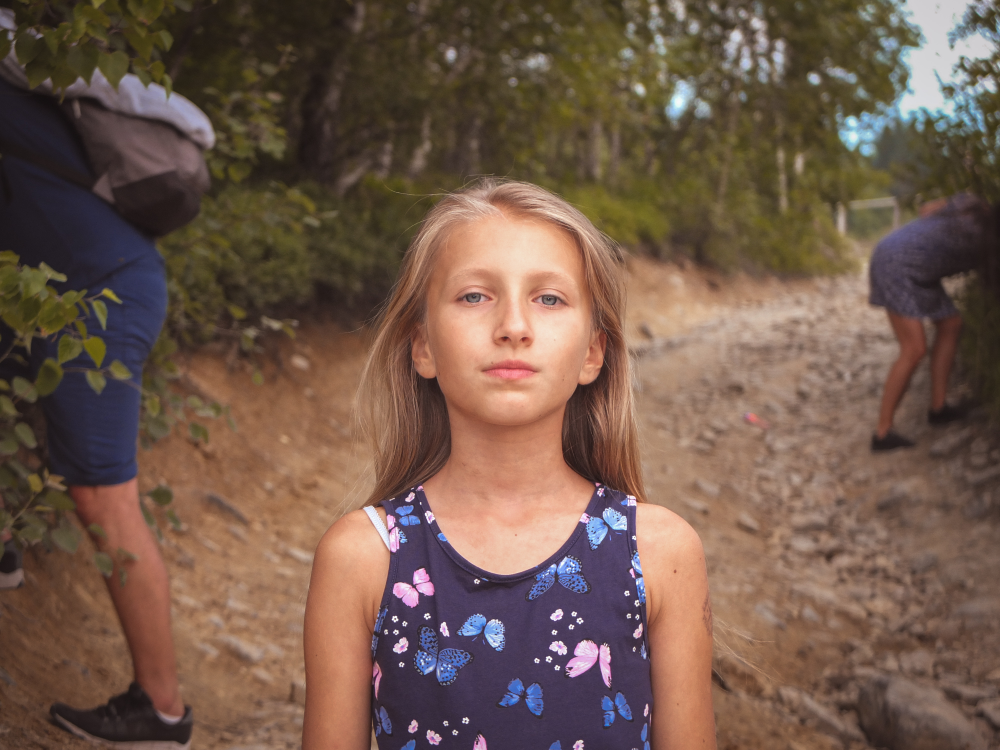
#> input picture Python/Computer Graphics and Image Processing/Solomiia.jpg, 4000 x 3000 px (shown at 1/4 size)
$ jupyter execute fakeLab5-11-12-22.ipynb
#> lines starting #> are read from the running program, lines starting #| are printed output that depends on the picture
[cell 1]
import numpy as np
from numpy import asarray

import cv2

import matplotlib.pyplot as plt
import matplotlib.image as mpimg

image_A = cv2.imread('Solomiia.jpg')
#> image_A is the input picture: shape (3000, 4000, 3); mean B, G, R 75.8, 89.4, 113.6
image_B = cv2.imread('Solomiia.jpg')

im_rgb_A = cv2.cvtColor(image_A, cv2.COLOR_BGR2RGB)
im_rgb_B = cv2.cvtColor(image_B, cv2.COLOR_BGR2RGB)

resized_img_A = cv2.resize(im_rgb_A, (500,500))
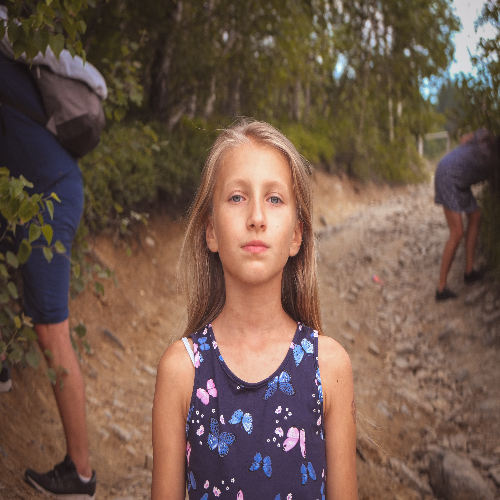
#> resized_img_A: shape (500, 500, 3); mean R, G, B 113.7, 89.5, 75.9
resized_img_B = cv2.resize(im_rgb_B, (500,500))

image_norm_A = resized_img_A/255.0
image_norm_B = resized_img_B/255.0

fig = plt.figure(figsize=(10, 6), dpi=100, facecolor='w', edgecolor='k')
ax1 = fig.add_subplot(1,2,1)
ax1.imshow(resized_img_A)
ax2 = fig.add_subplot(1,2,2)
ax2.imshow(resized_img_B)
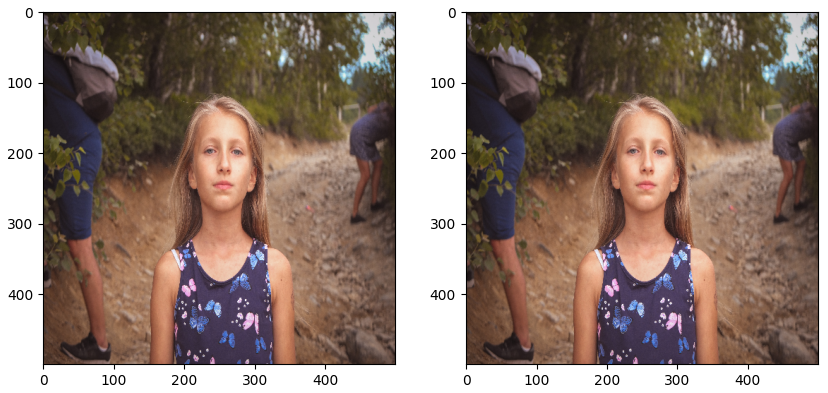
#> figure drawn by matplotlib, 2 panels

$ run again, with Python/Computer Graphics and Image Processing/Bird.jpg copied over Python/Computer Graphics and Image Processing/Solomiia.jpg
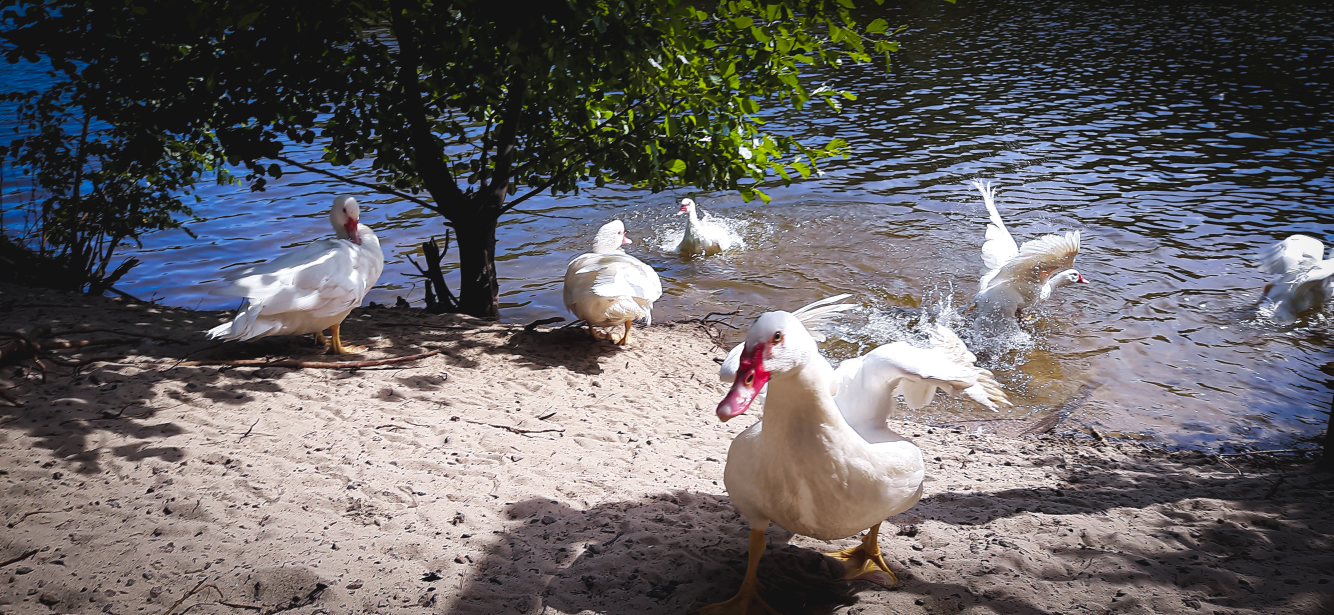
#> input picture Python/Computer Graphics and Image Processing/Bird.jpg, 4000 x 1844 px (shown at 1/3 size)
#> image_A is the input picture: shape (1844, 4000, 3); mean B, G, R 102.8, 100.1, 103.2
#> `resized_img_A = cv2.resize(im_rgb_A, (500,500))`:
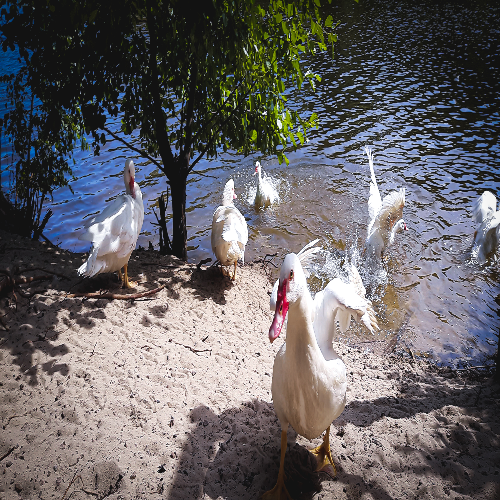
#> resized_img_A: shape (500, 500, 3); mean R, G, B 103, 100, 102.6
#> `[cell 1] import numpy as np from numpy import asarray  import cv2  imp..`:
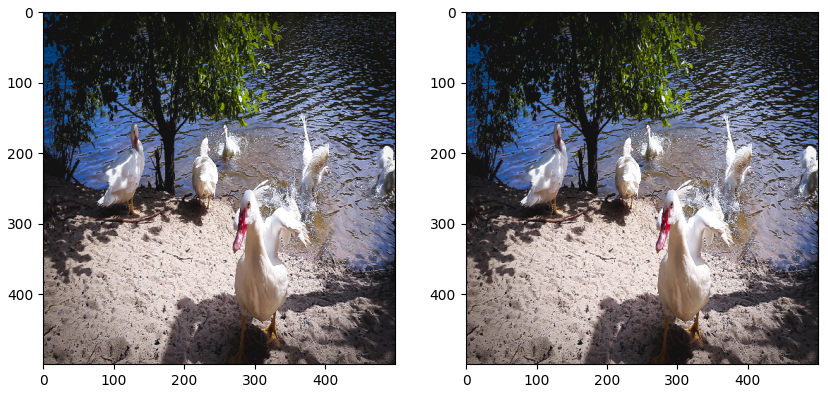
#> figure drawn by matplotlib, 2 panels
